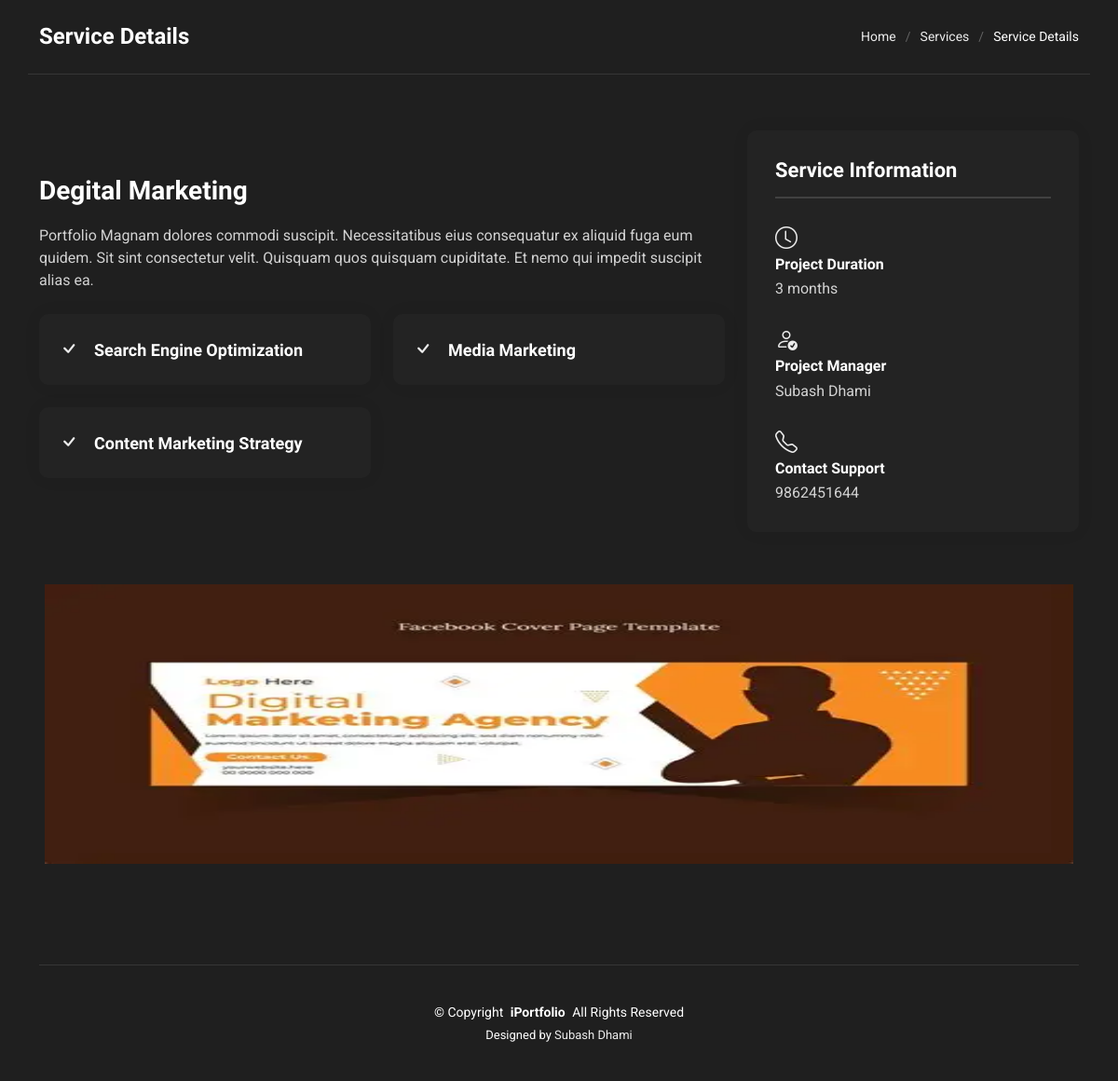
The page /service/1/ on the database its author committed.
### index/models.py (models this page shows, shortened)
class Service(models.Model):
    title = models.CharField(max_length=200)
    description = models.TextField()
    icon = models.CharField(max_length=100)
    order = models.PositiveIntegerField(default=0)  # For ordering in the showcase
    duration = models.CharField(max_length=100, blank=True)  # e.g., "3-6 months"
    manager = models.CharField(max_length=100, blank=True)  # e.g., "Sarah Johnson"
    contact_support = models.CharField(max_length=100, blank=True)  # e.g., "+1 (555) 123-4567"
    features = models.JSONField(blank=True, default=list)  # List of features (e.g., ["SEO", "SMM"])
    images = models.ImageField(upload_to='services/', blank=True)  # Upload a single image

### index/views.py (the view)
# urls.py: path("service/<int:service_id>/", views.ServiceDetailView, name="service_detail"),  # Service detail view
def ServiceDetailView(request, service_id):
    service = Service.objects.get(id=service_id)
    return render(request, "service-details.html", {
        'service': service
    })

### templates/service-details.html (shortened to what this page needs)
<!DOCTYPE html>
{% load static %}
<html lang="en">
<head>
  <link href="{% static 'vendor/bootstrap/css/bootstrap.min.css' %}" rel="stylesheet">
  <link href="{% static 'vendor/bootstrap-icons/bootstrap-icons.css' %}" rel="stylesheet">
  <link href="{% static 'vendor/aos/aos.css' %}" rel="stylesheet">
  <link href="{% static 'vendor/glightbox/css/glightbox.min.css' %}" rel="stylesheet">
  <link href="{% static 'vendor/swiper/swiper-bundle.min.css' %}" rel="stylesheet">
  <link href="{% static 'css/main.css' %}" rel="stylesheet">
</head>
<body class="service-details-page">
  <main class="main">
    <div class="page-title dark-background">
      <div class="container d-lg-flex justify-content-between align-items-center">
        <h1 class="mb-2 mb-lg-0">Service Details</h1>
        <nav class="breadcrumbs">
          <ol>
            <li><a href="{% url 'index' %}">Home</a></li>
            <li><a href="{% url 'services' %}">Services</a></li>
            <li class="current">Service Details</li>
          </ol>
        </nav>
      </div>
    </div>
    <section id="service-details" class="service-details section">
      <div class="container" data-aos="fade-up" data-aos-delay="100">
      <div class="row gy-4">
        <div class="col-lg-8">
        <div class="content mt-5">
          <h3>{{ service.title }}</h3>
          <p>{{ service.description }}</p>
          <div class="features mt-4">
          <div class="row gy-4">
            {% for feature in service.features %}
            <div class="col-md-6" data-aos="fade-up" data-aos-delay="{{ forloop.counter0|add:100 }}">
            <div class="feature-box d-flex align-items-center">
              <i class="bi bi-check"></i>
              <h4>{{ feature }}</h4>
            </div>
            </div>
            {% endfor %}
          </div>
          </div>
        </div>
        </div>
        <div class="col-lg-4">
          <div class="service-info">
            <h4>Service Information</h4>
            {% if service.duration %}
            <div class="info-item">
            <i class="bi bi-clock"></i>
            <h5>Project Duration</h5>
            <p>{{ service.duration }}</p>
            </div>
            {% endif %}
            {% if service.manager %}
            <div class="info-item">
            <i class="bi bi-person-check"></i>
            <h5>Project Manager</h5>
            <p>{{ service.manager }}</p>
            </div>
            {% endif %}
            {% if service.contact_support %}
            <div class="info-item">
            <i class="bi bi-telephone"></i>
            <h5>Contact Support</h5>
            <p>{{ service.contact_support }}</p>
            </div>
            {% endif %}
          </div>
        </div>
      </div>
    </div>
    <div>
    <div class="mt-2 p-5">
      {% if service.images %}
        <div class="swiper-slide">
          <img src="{{ service.images.url }}" alt="" class="img-fluid w-100" style="height: 300px; width: 100%;" loading="lazy">
        </div>
      {% endif %}
    </div>
    </section>
  </main>
  <footer id="footer" class="footer position-relative">
    <div class="container">
      <div class="copyright text-center ">
        <p>© <span>Copyright</span> <strong class="px-1 sitename">iPortfolio</strong> <span>All Rights Reserved</span></p>
      </div>
      <div class="credits">
        Designed by <a href="https://subashdhami.com.np/">Subash Dhami</a>
      </div>
    </div>
  </footer>
</body>
</html>

### static/css/main.css (style rules this page uses)
:root { --default-font: "Roboto", system-ui, -apple-system, "Segoe UI", Roboto, "Helvetica Neue", Arial, "Noto Sans", "Liberation Sans", sans-serif, "Apple Color Emoji", "Segoe UI Emoji", "Segoe UI Symbol", "Noto Color Emoji"; --heading-font: "Ubuntu", sans-serif; --nav-font: "Nunito", sans-serif; }
:root { --background-color: #1f1f1f; --default-color: #ffffff; --heading-color: #ffffff; --accent-color: #ececec; --surface-color: #232323; --contrast-color: #310606; }
:root { --nav-color: rgba(236, 236, 236, 0.59); --nav-hover-color: #ffffff; --nav-mobile-background-color: #393939; --nav-dropdown-background-color: #393939; --nav-dropdown-color: #ffffff; --nav-dropdown-hover-color: #ececec; }
.dark-background { --background-color: #040b14; --default-color: #ffffff; --heading-color: #ffffff; --surface-color: #151f2b; --contrast-color: #ffffff; }
:root { scroll-behavior: smooth; }
body { color: var(--default-color); background-color: var(--background-color); font-family: var(--default-font); }
a { color: var(--accent-color); text-decoration: none; transition: 0.3s; }
h1, h2, h3, h4, h5, h6 { color: var(--heading-color); font-family: var(--heading-font); }
.footer { color: var(--default-color); background-color: var(--background-color); font-size: 14px; padding: 0 0 40px 0; position: relative; }
.footer .copyright { padding-top: 40px; border-top: 1px solid color-mix(in srgb, var(--default-color), transparent 90%); }
.footer .copyright p { margin-bottom: 0; }
.footer .credits { margin-top: 4px; font-size: 13px; text-align: center; }
.page-title { color: var(--default-color); padding: 25px 0 0 0; position: relative; }
.page-title .container { border-bottom: 1px solid color-mix(in srgb, var(--default-color), transparent 90%); padding-bottom: 25px; }
.page-title h1 { font-size: 24px; font-weight: 700; }
.page-title .breadcrumbs ol { display: flex; flex-wrap: wrap; list-style: none; padding: 0; margin: 0; font-size: 14px; font-weight: 400; }
.page-title .breadcrumbs ol li+li { padding-left: 10px; }
.page-title .breadcrumbs ol li+li::before { content: "/"; display: inline-block; padding-right: 10px; color: color-mix(in srgb, var(--default-color), transparent 70%); }
section, .section { color: var(--default-color); background-color: var(--background-color); padding: 60px 0; overflow: clip; }
.service-details .content h3 { font-size: 28px; font-weight: 700; margin-bottom: 20px; }
.service-details .content p { color: color-mix(in srgb, var(--default-color), transparent 20%); margin-bottom: 15px; }
.service-details .content .features .feature-box { padding: 20px; background: var(--surface-color); border-radius: 10px; box-shadow: 0 0 20px rgba(0, 0, 0, 0.05); height: 100%; transition: 0.3s; }
.service-details .content .features .feature-box i { font-size: 24px; color: var(--accent-color); margin-right: 15px; }
.service-details .content .features .feature-box h4 { font-size: 18px; font-weight: 600; margin: 0; }
.service-details .service-info { background: var(--surface-color); padding: 30px; border-radius: 10px; box-shadow: 0 0 20px rgba(0, 0, 0, 0.05); }
.service-details .service-info h4 { font-size: 22px; font-weight: 700; margin-bottom: 25px; padding-bottom: 15px; border-bottom: 2px solid color-mix(in srgb, var(--accent-color), transparent 85%); }
.service-details .service-info .info-item { margin-bottom: 25px; }
.service-details .service-info .info-item:last-child { margin-bottom: 0; }
.service-details .service-info .info-item i { font-size: 24px; color: var(--accent-color); margin-bottom: 10px; }
.service-details .service-info .info-item h5 { font-size: 16px; font-weight: 600; margin-bottom: 5px; }
.service-details .service-info .info-item p { color: color-mix(in srgb, var(--default-color), transparent 20%); margin: 0; }

### rows shown on the page
Service: title "Degital Marketing", description "Portfolio Magnam dolores commodi suscipit. Necessitatibus eius consequatur ex aliquid fuga eum quidem. Sit sint consectetur velit. Quisquam quos quisquam cupiditate. Et nemo qui impedit suscipit alias ea.", duration "3 months", manager "Subash Dhami", contact_support "9862451644", images (picture)

### other values the page prints
{{ feature }} "Search Engine Optimization" "Media Marketing" "Content Marketing Strategy"
